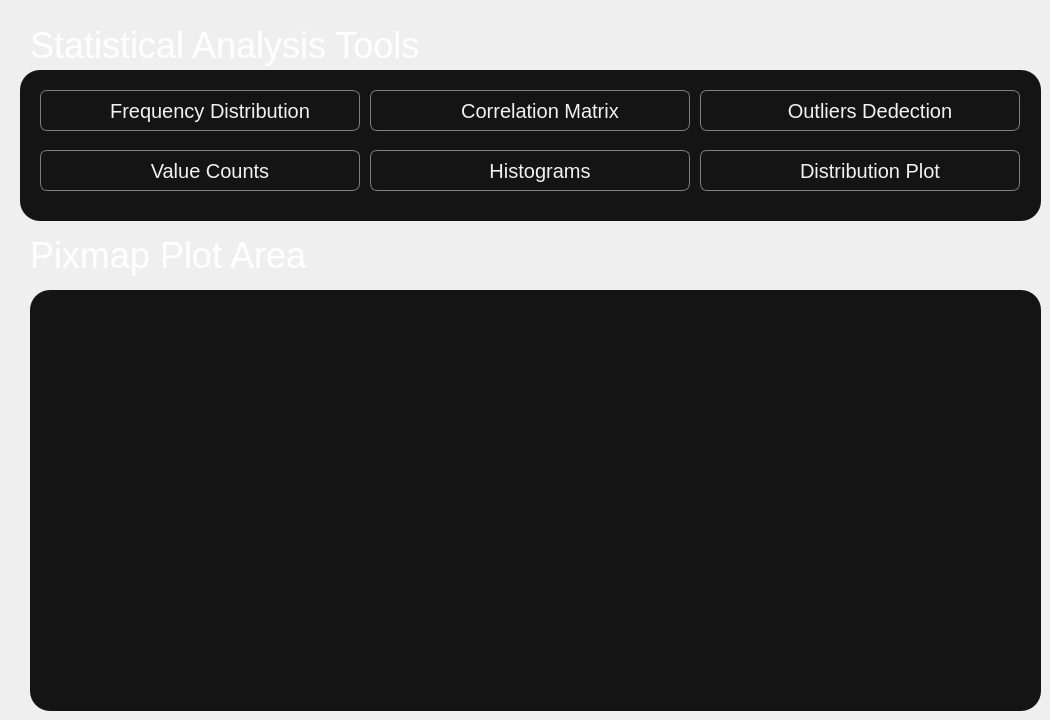
   <widget class="QWidget" name="statistics_page">
    <widget class="QLabel" name="pixmap_plot_area">
     <property name="geometry">
      <rect>
       <x>30</x>
       <y>290</y>
       <width>1011</width>
       <height>421</height>
      </rect>
     </property>
     <property name="styleSheet">
      <string notr="true">border:1px red;
border-radius:20px;
background-color:rgba(20,20,20,255);	</string>
     </property>
     <property name="text">
      <string/>
     </property>
    </widget>
    <widget class="QLabel" name="label_32">
     <property name="geometry">
      <rect>
       <x>30</x>
       <y>230</y>
       <width>401</width>
       <height>51</height>
      </rect>
     </property>
     <property name="font">
      <font>
       <family>Lucida Grande</family>
       <pointsize>27</pointsize>
      </font>
     </property>
     <property name="cursor">
      <cursorShape>ArrowCursor</cursorShape>
     </property>
     <property name="toolTip">
      <string extracomment="Elmir"/>
     </property>
     <property name="styleSheet">
      <string notr="true">color:white;
background-color:transparent;</string>
     </property>
     <property name="frameShape">
      <enum>QFrame::NoFrame</enum>
     </property>
     <property name="text">
      <string>Pixmap Plot Area </string>
     </property>
    </widget>
    <widget class="QLabel" name="label_33">
     <property name="geometry">
      <rect>
       <x>20</x>
       <y>70</y>
       <width>1021</width>
       <height>151</height>
      </rect>
     </property>
     <property name="styleSheet">
      <string notr="true">border:1px red;
border-radius:20px;
background-color:rgba(20,20,20,255);	</string>
     </property>
     <property name="text">
      <string/>
     </property>
    </widget>
    <widget class="QPushButton" name="frequency_btn">
     <property name="geometry">
      <rect>
       <x>40</x>
       <y>90</y>
       <width>320</width>
       <height>41</height>
      </rect>
     </property>
     <property name="cursor">
      <cursorShape>PointingHandCursor</cursorShape>
     </property>
     <property name="styleSheet">
      <string notr="true">QPushButton {
           background-color: qlineargradient(x1:0, y1:0, x2:1, y2:0.8,
                            stop:0 rgb(71, 78, 83),
                            stop:1 rgb(49, 54, 58));
            border: 1px solid gray;
            border-radius: 7px;
            color: #f2f2f2;
            font-size: 20px;
            padding-left:20px;
        }
        
        QPushButton:hover {
           background-color: qlineargradient(x1:0, y1:0, x2:1,  y2:0.8,
                            stop:0 rgb(66, 73, 78),
                            stop:1 rgb(54, 49, 53));


        }</string>
     </property>
     <property name="text">
      <string>Frequency Distribution</string>
     </property>
    </widget>
    <widget class="QPushButton" name="correlation_btn">
     <property name="geometry">
      <rect>
       <x>370</x>
       <y>90</y>
       <width>320</width>
       <height>41</height>
      </rect>
     </property>
     <property name="cursor">
      <cursorShape>PointingHandCursor</cursorShape>
     </property>
     <property name="styleSheet">
      <string notr="true">QPushButton {
           background-color: qlineargradient(x1:0, y1:0, x2:1, y2:0.8,
                            stop:0 rgb(71, 78, 83),
                            stop:1 rgb(49, 54, 58));
            border: 1px solid gray;
            border-radius: 7px;
            color: #f2f2f2;
            font-size: 20px;
            padding-left:20px;
        }
        
        QPushButton:hover {
           background-color: qlineargradient(x1:0, y1:0, x2:1,  y2:0.8,
                            stop:0 rgb(66, 73, 78),
                            stop:1 rgb(54, 49, 53));


        }</string>
     </property>
     <property name="text">
      <string>Correlation Matrix</string>
     </property>
    </widget>
    <widget class="QPushButton" name="outliers_btn">
     <property name="geometry">
      <rect>
       <x>700</x>
       <y>90</y>
       <width>320</width>
       <height>41</height>
      </rect>
     </property>
     <property name="cursor">
      <cursorShape>PointingHandCursor</cursorShape>
     </property>
     <property name="styleSheet">
      <string notr="true">QPushButton {
           background-color: qlineargradient(x1:0, y1:0, x2:1, y2:0.8,
                            stop:0 rgb(71, 78, 83),
                            stop:1 rgb(49, 54, 58));
            border: 1px solid gray;
            border-radius: 7px;
            color: #f2f2f2;
            font-size: 20px;
            padding-left:20px;
        }
        
        QPushButton:hover {
           background-color: qlineargradient(x1:0, y1:0, x2:1,  y2:0.8,
                            stop:0 rgb(66, 73, 78),
                            stop:1 rgb(54, 49, 53));


        }</string>
     </property>
     <property name="text">
      <string>Outliers Dedection</string>
     </property>
    </widget>
    <widget class="QLabel" name="label_34">
     <property name="geometry">
      <rect>
       <x>30</x>
       <y>20</y>
       <width>401</width>
       <height>51</height>
      </rect>
     </property>
     <property name="font">
      <font>
       <family>Lucida Grande</family>
       <pointsize>27</pointsize>
      </font>
     </property>
     <property name="cursor">
      <cursorShape>ArrowCursor</cursorShape>
     </property>
     <property name="toolTip">
      <string extracomment="Elmir"/>
     </property>
     <property name="styleSheet">
      <string notr="true">color:white;
background-color:transparent;</string>
     </property>
     <property name="frameShape">
      <enum>QFrame::NoFrame</enum>
     </property>
     <property name="text">
      <string>Statistical Analysis Tools</string>
     </property>
    </widget>
    <widget class="QPushButton" name="value_counts_btn">
     <property name="geometry">
      <rect>
       <x>40</x>
       <y>150</y>
       <width>320</width>
       <height>41</height>
      </rect>
     </property>
     <property name="cursor">
      <cursorShape>PointingHandCursor</cursorShape>
     </property>
     <property name="styleSheet">
      <string notr="true">QPushButton {
           background-color: qlineargradient(x1:0, y1:0, x2:1, y2:0.8,
                            stop:0 rgb(71, 78, 83),
                            stop:1 rgb(49, 54, 58));
            border: 1px solid gray;
            border-radius: 7px;
            color: #f2f2f2;
            font-size: 20px;
            padding-left:20px;
        }
        
        QPushButton:hover {
           background-color: qlineargradient(x1:0, y1:0, x2:1,  y2:0.8,
                            stop:0 rgb(66, 73, 78),
                            stop:1 rgb(54, 49, 53));


        }</string>
     </property>
     <property name="text">
      <string>Value Counts</string>
     </property>
    </widget>
    <widget class="QPushButton" name="histograms_btn">
     <property name="geometry">
      <rect>
       <x>370</x>
       <y>150</y>
       <width>320</width>
       <height>41</height>
      </rect>
     </property>
     <property name="cursor">
      <cursorShape>PointingHandCursor</cursorShape>
     </property>
     <property name="styleSheet">
      <string notr="true">QPushButton {
           background-color: qlineargradient(x1:0, y1:0, x2:1, y2:0.8,
                            stop:0 rgb(71, 78, 83),
                            stop:1 rgb(49, 54, 58));
            border: 1px solid gray;
            border-radius: 7px;
            color: #f2f2f2;
            font-size: 20px;
            padding-left:20px;
        }
        
        QPushButton:hover {
           background-color: qlineargradient(x1:0, y1:0, x2:1,  y2:0.8,
                            stop:0 rgb(66, 73, 78),
                            stop:1 rgb(54, 49, 53));


        }</string>
     </property>
     <property name="text">
      <string>Histograms</string>
     </property>
    </widget>
    <widget class="QPushButton" name="distribution_btn">
     <property name="geometry">
      <rect>
       <x>700</x>
       <y>150</y>
       <width>320</width>
       <height>41</height>
      </rect>
     </property>
     <property name="cursor">
      <cursorShape>PointingHandCursor</cursorShape>
     </property>
     <property name="styleSheet">
      <string notr="true">QPushButton {
           background-color: qlineargradient(x1:0, y1:0, x2:1, y2:0.8,
                            stop:0 rgb(71, 78, 83),
                            stop:1 rgb(49, 54, 58));
            border: 1px solid gray;
            border-radius: 7px;
            color: #f2f2f2;
            font-size: 20px;
            padding-left:20px;
        }
        
        QPushButton:hover {
           background-color: qlineargradient(x1:0, y1:0, x2:1,  y2:0.8,
                            stop:0 rgb(66, 73, 78),
                            stop:1 rgb(54, 49, 53));


        }</string>
     </property>
     <property name="text">
      <string>Distribution Plot</string>
     </property>
    </widget>
   </widget>
